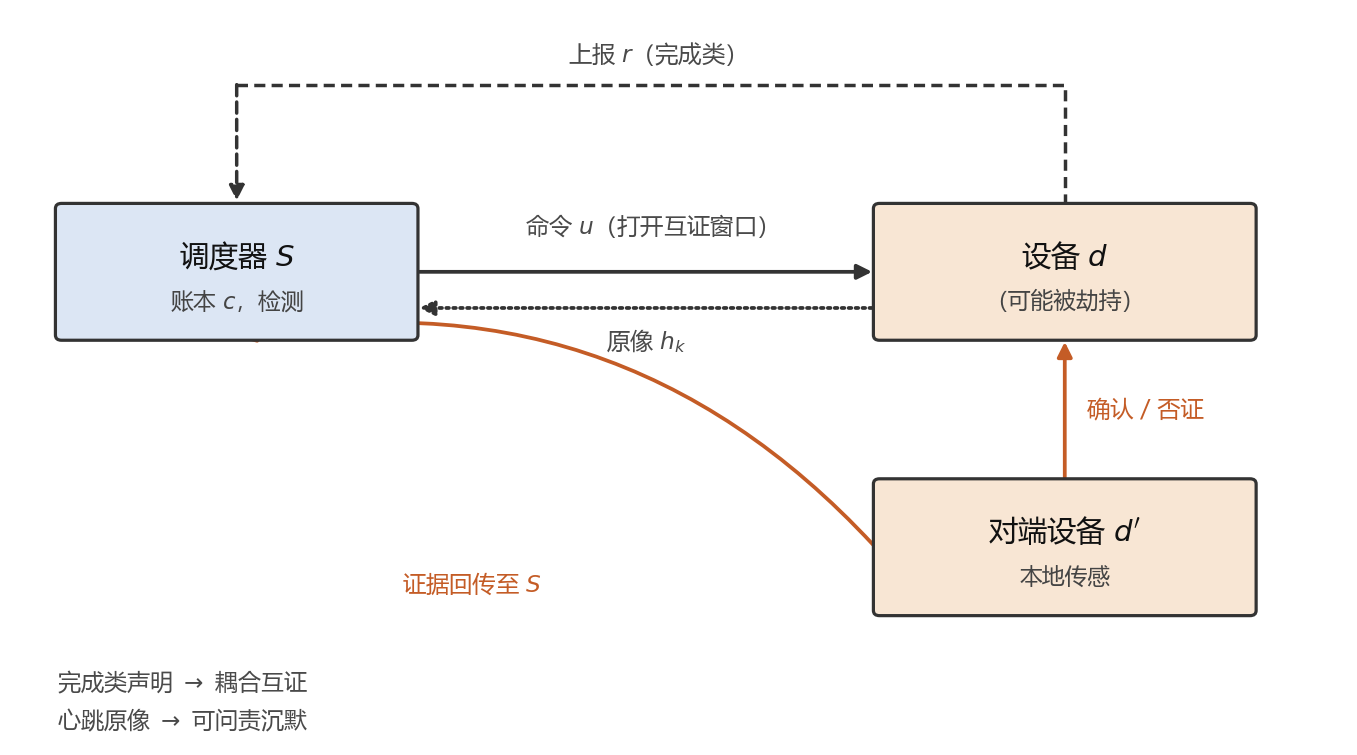

Here is the Python script that generated this plot:
# -*- coding: utf-8 -*-
"""系统回环图中文版（开题图5-3）。英文版见 fig_system.py。"""
from __future__ import annotations

import os

import matplotlib

matplotlib.use("Agg")
import matplotlib.pyplot as plt
from matplotlib.patches import FancyArrowPatch, FancyBboxPatch

from _style import subset_pdf

HERE = os.path.dirname(os.path.abspath(__file__))
OUT = os.path.join(HERE, "fig_system_CN")

plt.rcParams.update({
    "font.sans-serif": ["Microsoft YaHei", "SimHei", "DejaVu Sans"],
    "axes.unicode_minus": False,
    "mathtext.fontset": "dejavusans",
    "figure.dpi": 200,
    "pdf.fonttype": 42,
})

C_SCH = "#dce6f4"
C_DEV = "#f8e6d4"
C_EDGE = "#333333"
C_NOTE = "#4a4a4a"
C_ORANGE = "#c45c26"


def box(ax, x, y, w, h, title, sub, fc):
    ax.add_patch(FancyBboxPatch(
        (x, y), w, h, boxstyle="round,pad=0.02,rounding_size=0.06",
        facecolor=fc, edgecolor=C_EDGE, linewidth=1.15, zorder=3))
    ax.text(x + w / 2, y + h * 0.62, title, ha="center", va="center",
            fontsize=10.5, color="#111111", zorder=4)
    ax.text(x + w / 2, y + h * 0.28, sub, ha="center", va="center",
            fontsize=8.2, color="#444444", zorder=4)


def arrow(ax, p, q, color=C_EDGE, lw=1.35, ls="-", rad=0.0, ms=11):
    ax.add_patch(FancyArrowPatch(
        p, q, arrowstyle="-|>", mutation_scale=ms, linewidth=lw,
        linestyle=ls, color=color, connectionstyle="arc3,rad=%.3f" % rad,
        shrinkA=1.2, shrinkB=1.2, zorder=2))


def routed_arrow(ax, pts, color=C_EDGE, lw=1.25, ls="--"):
    xs, ys = zip(*pts)
    ax.plot(xs[:-1], ys[:-1], color=color, lw=lw, ls=ls, zorder=2,
            solid_capstyle="butt")
    ax.add_patch(FancyArrowPatch(
        pts[-2], pts[-1], arrowstyle="-|>", mutation_scale=11,
        linewidth=lw, linestyle=ls, color=color, zorder=2,
        shrinkA=0, shrinkB=0.4))


def main() -> None:
    fig, ax = plt.subplots(figsize=(8.6, 4.75))
    ax.set_xlim(0.0, 13.2)
    ax.set_ylim(-0.15, 8.35)
    ax.axis("off")

    # Scheduler S | Device d | Counterpart d'
    sx, sy, sw, sh = 0.45, 4.55, 3.55, 1.55
    dx, dy, dw, dh = 8.55, 4.55, 3.75, 1.55
    bx, by, bw, bh = 8.55, 1.35, 3.75, 1.55
    box(ax, sx, sy, sw, sh, r"调度器 $S$", r"账本 $c$，检测", C_SCH)
    box(ax, dx, dy, dw, dh, r"设备 $d$", "（可能被劫持）", C_DEV)
    box(ax, bx, by, bw, bh, r"对端设备 $d'$", "本地传感", C_DEV)

    s_r = (sx + sw, sy + sh / 2)
    d_l = (dx, dy + dh / 2)
    s_top = (sx + sw / 2, sy + sh)
    d_top = (dx + dw / 2, dy + dh)
    s_bot = (sx + sw / 2, sy)
    d_bot = (dx + dw / 2, dy)
    b_top = (bx + bw / 2, by + bh)
    b_l = (bx, by + bh / 2)

    # Midline command (solid)
    arrow(ax, s_r, d_l)
    ax.text((s_r[0] + d_l[0]) / 2, s_r[1] + 0.38,
            r"命令 $u$（打开互证窗口）",
            ha="center", va="bottom", fontsize=8.4, color=C_NOTE)

    # Completion report over the tops (dashed)
    y_rep = 7.50
    routed_arrow(ax, [
        (d_top[0], d_top[1]),
        (d_top[0], y_rep),
        (s_top[0], y_rep),
        (s_top[0], s_top[1] + 0.04),
    ], ls=(0, (3.2, 1.8)))
    ax.text((s_top[0] + d_top[0]) / 2, y_rep + 0.20,
            r"上报 $r$（完成类）",
            ha="center", va="bottom", fontsize=8.4, color=C_NOTE)

    # Heartbeat under the command (dotted)
    y_hb = s_r[1] - 0.42
    arrow(ax, (d_l[0], y_hb), (s_r[0], y_hb), ls=(0, (0.7, 1.15)))
    ax.text((s_r[0] + d_l[0]) / 2, y_hb - 0.22,
            r"原像 $h_k$",
            ha="center", va="top", fontsize=8.4, color=C_NOTE)

    # Counterpart → device
    arrow(ax, b_top, d_bot, color=C_ORANGE)
    ax.text(d_bot[0] + 0.22, (b_top[1] + d_bot[1]) / 2,
            "确认 / 否证", ha="left", va="center",
            fontsize=8.4, color=C_ORANGE)

    # Counterpart → scheduler (evidence)
    arrow(ax, b_l, s_bot, color=C_ORANGE, rad=0.28, lw=1.35)
    ax.text(4.55, 1.85, r"证据回传至 $S$",
            ha="center", va="top", fontsize=8.4, color=C_ORANGE)

    ax.text(0.45, 0.55,
            r"完成类声明 $\rightarrow$ 耦合互证",
            ha="left", va="center", fontsize=8.3, color=C_NOTE)
    ax.text(0.45, 0.12,
            r"心跳原像 $\rightarrow$ 可问责沉默",
            ha="left", va="center", fontsize=8.3, color=C_NOTE)

    fig.savefig(OUT + ".pdf", bbox_inches="tight", pad_inches=0.06)
    fig.savefig(OUT + ".png", dpi=200, bbox_inches="tight", pad_inches=0.06)
    plt.close(fig)
    subset_pdf(OUT + ".pdf")
    print("wrote", OUT + ".pdf/.png")


if __name__ == "__main__":
    main()
